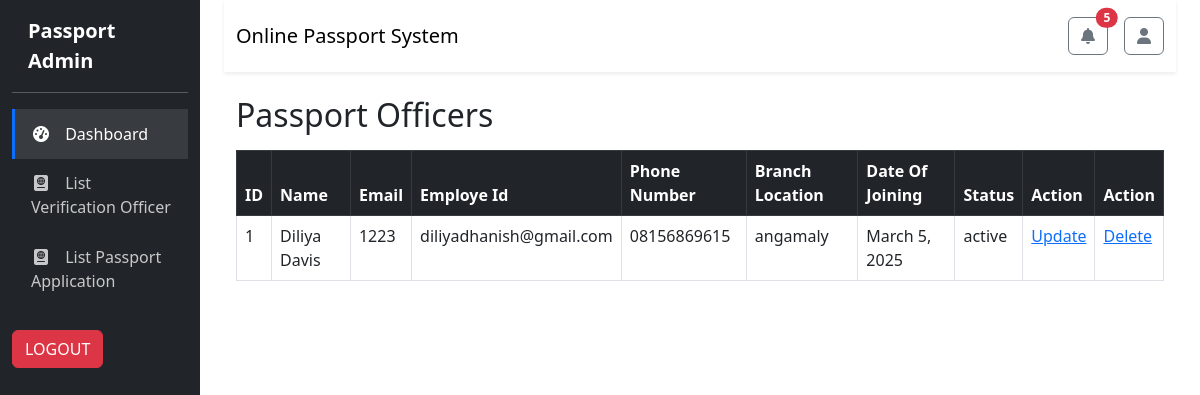
/list_passportofficer/, run on the app's committed database.
### passport_app/models.py (models this page shows, shortened)
class PassportOfficer(models.Model):
    UserNaMe = models.CharField(max_length=100, null=True, blank=True, default="")
    PassWoRd = models.CharField(max_length=100, null=True, blank=True, default="")
    email = models.EmailField(unique=True)
    name=models.CharField(max_length=20)
    employee_id = models.CharField(max_length=10, unique=True)
    phone_number = models.CharField(max_length=15)
    branch_location = models.CharField(max_length=100,null=True,blank=True)
    assigned_region = models.CharField(max_length=100)
    date_of_joining = models.DateField()
    status = models.CharField(max_length=50, choices=[('active', 'Active'), ('inactive', 'Inactive')])

### passport_app/views.py (the view)
# urls.py: path('list_passportofficer/', views.ListPassportofficerView.as_view(), name='list-passportofficer'),
class ListPassportofficerView(View):
    template_name="admin/list_And_Manage_passportofficer.html"
    def get(self,request,*args,**kwargs):
        qs=PassportOfficer.objects.all()
        return render(request,self.template_name,{"data":qs})

### passport_app/templates/admin/List_and_Manage_passportofficer.html (shortened to what this page needs)
{% extends 'home.html' %}
{% block content %}
<!DOCTYPE html>
<html lang="en">
<head>
    <link href="https://cdn.jsdelivr.net/npm/bootstrap@5.3.0/dist/css/bootstrap.min.css" rel="stylesheet">
</head>
<body>
    <div class="container mt-4">
        <h2 class="mb-3">Passport Officers</h2>
        <table class="table table-bordered">
            <thead class="table-dark">
                <tr>
                    <th>ID</th>
                    <th>Name</th>
                    <th>Email</th>
                    <th>Employe Id</th>
                    <th>Phone Number</th>
                    <th>Branch Location</th>
                    <th>Date Of Joining</th>
                    <th>Status</th>
                    <th>Action</th>
                    <th>Action</th>
                </tr>
            </thead>
            <tbody>
                {% for officer in data %}
                <tr>
                    <td>{{ officer.id }}</td>
                    <td>{{ officer.name }}</td>
                    <td>{{ officer.employee_id }}</td>
                    <td>{{ officer.email }}</td>
                    <td>{{ officer.phone_number }}</td>
                    <td>{{ officer.branch_location }}</td>
                    <td>{{ officer.date_of_joining }}</td>
                    <td>{{ officer.status }}</td>
                    <td>
                        <a href="{% url 'update-passportofficer' officer.id %}">Update</a>
                        </td>
                        <td>
                            <a href="{% url 'delete-passportofficer'  officer.id %}">Delete</a>
                            </td>
                </tr>
                {% empty %}
                <tr>
                    <td colspan="4" class="text-center">No Passport Officers Found</td>
                </tr>
                {% endfor %}
            </tbody>
        </table>
    </div>
</body>
</html>
{% endblock %}

### passport_app/templates/home.html (style rules this page uses)
:root { --primary-color: #0d6efd; --sidebar-bg: #212529; --card-border: #dee2e6; }
body { font-family: 'Segoe UI', Tahoma, Geneva, Verdana, sans-serif; background-color: #f8f9fa; }

### data on the page
PassportOfficer: id "1", name "Diliya Davis", employee_id "1223", email "diliyadhanish@gmail.com", phone_number "08156869615", branch_location "angamaly", date_of_joining "March 5, 2025", status "active"
